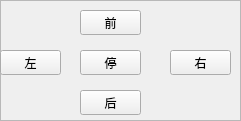
   <widget class="QFrame" name="frame">
    <property name="geometry">
     <rect>
      <x>229</x>
      <y>820</y>
      <width>241</width>
      <height>121</height>
     </rect>
    </property>
    <property name="frameShape">
     <enum>QFrame::StyledPanel</enum>
    </property>
    <property name="frameShadow">
     <enum>QFrame::Raised</enum>
    </property>
    <widget class="QPushButton" name="pushButton_34">
     <property name="geometry">
      <rect>
       <x>80</x>
       <y>10</y>
       <width>61</width>
       <height>25</height>
      </rect>
     </property>
     <property name="text">
      <string>前</string>
     </property>
    </widget>
    <widget class="QPushButton" name="pushButton_35">
     <property name="geometry">
      <rect>
       <x>80</x>
       <y>90</y>
       <width>61</width>
       <height>25</height>
      </rect>
     </property>
     <property name="text">
      <string>后</string>
     </property>
    </widget>
    <widget class="QPushButton" name="pushButton_36">
     <property name="geometry">
      <rect>
       <x>0</x>
       <y>50</y>
       <width>61</width>
       <height>25</height>
      </rect>
     </property>
     <property name="text">
      <string>左</string>
     </property>
    </widget>
    <widget class="QPushButton" name="pushButton_37">
     <property name="geometry">
      <rect>
       <x>170</x>
       <y>50</y>
       <width>61</width>
       <height>25</height>
      </rect>
     </property>
     <property name="text">
      <string>右</string>
     </property>
    </widget>
    <widget class="QPushButton" name="pushButton_38">
     <property name="geometry">
      <rect>
       <x>80</x>
       <y>50</y>
       <width>61</width>
       <height>25</height>
      </rect>
     </property>
     <property name="text">
      <string>停</string>
     </property>
    </widget>
   </widget>
